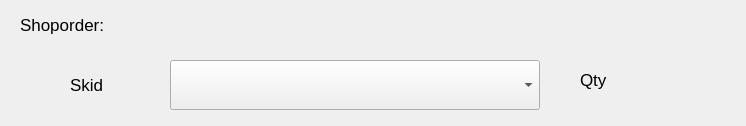
<?xml version="1.0" encoding="UTF-8"?>
<ui version="4.0">
 <class>Form</class>
 <widget class="QWidget" name="Form">
  <property name="windowModality">
   <enum>Qt::WindowModal</enum>
  </property>
  <property name="geometry">
   <rect>
    <x>0</x>
    <y>0</y>
    <width>746</width>
    <height>126</height>
   </rect>
  </property>
  <property name="font">
   <font>
    <pointsize>13</pointsize>
   </font>
  </property>
  <property name="windowTitle">
   <string>Prick the Container</string>
  </property>
  <widget class="QComboBox" name="skidList">
   <property name="geometry">
    <rect>
     <x>170</x>
     <y>60</y>
     <width>370</width>
     <height>50</height>
    </rect>
   </property>
   <property name="placeholderText">
    <string>Please select the Skid</string>
   </property>
  </widget>
  <widget class="QLabel" name="label">
   <property name="geometry">
    <rect>
     <x>20</x>
     <y>10</y>
     <width>151</width>
     <height>30</height>
    </rect>
   </property>
   <property name="text">
    <string>Shoporder:</string>
   </property>
  </widget>
  <widget class="QLabel" name="shop_value">
   <property name="geometry">
    <rect>
     <x>110</x>
     <y>10</y>
     <width>420</width>
     <height>30</height>
    </rect>
   </property>
   <property name="text">
    <string/>
   </property>
  </widget>
  <widget class="QComboBox" name="contList">
   <property name="geometry">
    <rect>
     <x>170</x>
     <y>156</y>
     <width>370</width>
     <height>50</height>
    </rect>
   </property>
  </widget>
  <widget class="QPushButton" name="proceed">
   <property name="geometry">
    <rect>
     <x>289</x>
     <y>240</y>
     <width>130</width>
     <height>40</height>
    </rect>
   </property>
   <property name="text">
    <string>Proceed</string>
   </property>
  </widget>
  <widget class="QLabel" name="label_2">
   <property name="geometry">
    <rect>
     <x>580</x>
     <y>60</y>
     <width>51</width>
     <height>40</height>
    </rect>
   </property>
   <property name="text">
    <string>Qty</string>
   </property>
  </widget>
  <widget class="QLabel" name="sqty">
   <property name="geometry">
    <rect>
     <x>650</x>
     <y>60</y>
     <width>70</width>
     <height>40</height>
    </rect>
   </property>
   <property name="text">
    <string/>
   </property>
  </widget>
  <widget class="QLabel" name="label_4">
   <property name="geometry">
    <rect>
     <x>580</x>
     <y>166</y>
     <width>51</width>
     <height>30</height>
    </rect>
   </property>
   <property name="text">
    <string>Qty</string>
   </property>
  </widget>
  <widget class="QLabel" name="cqty">
   <property name="geometry">
    <rect>
     <x>650</x>
     <y>166</y>
     <width>70</width>
     <height>30</height>
    </rect>
   </property>
   <property name="text">
    <string/>
   </property>
  </widget>
  <widget class="QLabel" name="label_3">
   <property name="geometry">
    <rect>
     <x>60</x>
     <y>160</y>
     <width>100</width>
     <height>50</height>
    </rect>
   </property>
   <property name="text">
    <string>Containers</string>
   </property>
  </widget>
  <widget class="QLabel" name="label_5">
   <property name="geometry">
    <rect>
     <x>70</x>
     <y>60</y>
     <width>100</width>
     <height>50</height>
    </rect>
   </property>
   <property name="text">
    <string>Skid</string>
   </property>
  </widget>
 </widget>
 <resources/>
 <connections/>
</ui>
